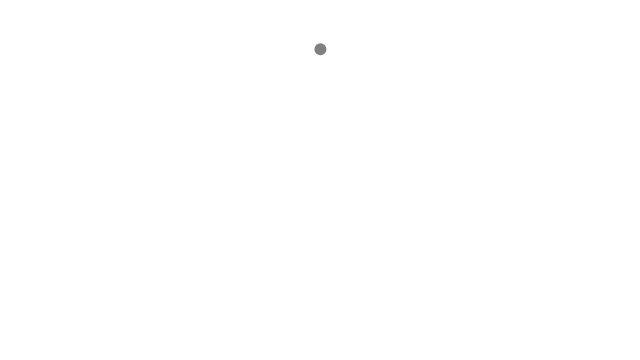
Frame 1 (no input)
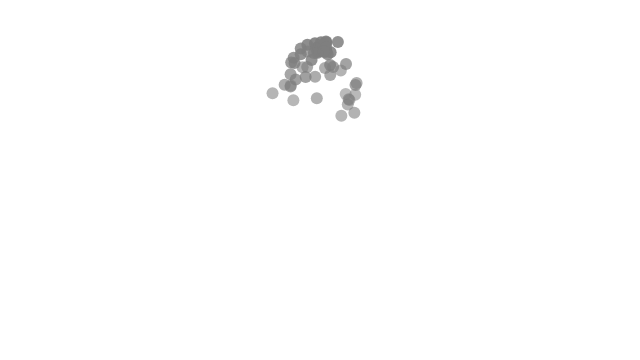
Frame 60 (no input)
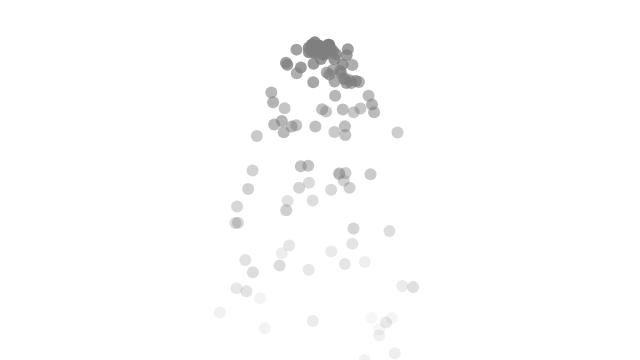
Frame 120 (the mouse pressed at the canvas centre since frame 60)

The p5.js sketch that drew these frames (run headless with seeded random() and noise() and a simulated clock; from frame 60 on, the mouse is pressed at the canvas centre):

// p5.js sketch
// ── sketch.js
var particles = [];

function setup() {
  createCanvas(640, 360);
}

function draw() {
  background(255);
  particles.push(new Particle(createVector(width/2, 50)));

  // Looping through backwards to delete
  for (var i = particles.length-1; i >= 0; i--) {
    var p = particles[i];
    p.run();
    if (p.isDead()) {
      //remove the particle
      particles.splice(i, 1);
    }
  }

}
// ── Particle.js
var Particle = function(position) {
  this.acceleration = createVector(0, 0.05);
  this.velocity = createVector(random(-1, 1), random(-1, 0));
  this.position = position.copy();
    this.lifespan = 255.0;

  this.run = function() {
    this.update();
    this.display();
  };

  // Method to update position
  this.update = function(){
    this.velocity.add(this.acceleration);
    this.position.add(this.velocity);
    this.lifespan -= 2;
  };

  // Method to display
  this.display = function() {
    noStroke();
    fill(127, this.lifespan);
    ellipse(this.position.x, this.position.y, 12, 12);
  };

  // Is the particle still useful?
  this.isDead = function(){
    if (this.lifespan < 0.0) {
        return true;
    } else {
      return false;
    }
  };
};
